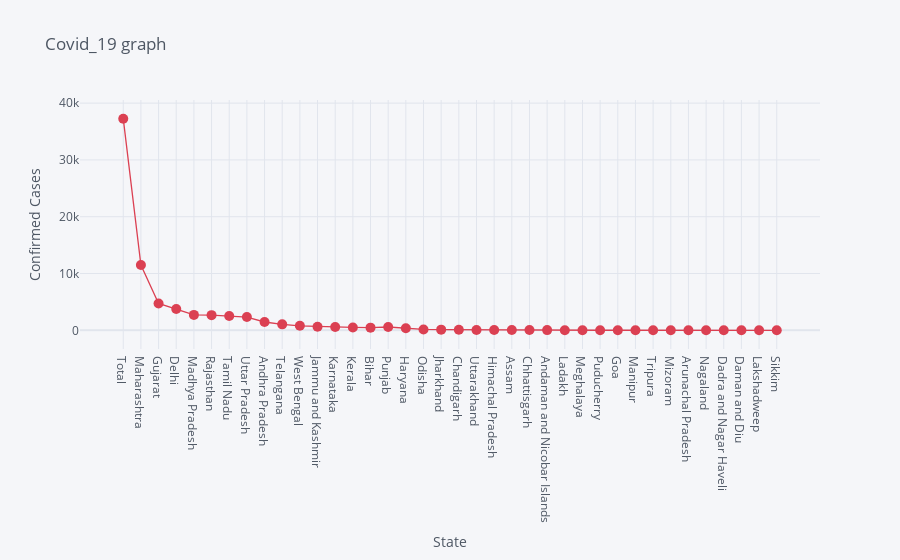

Notebook source saved alongside this figure:
### Markdown cell above
# Hover over the graph markers to see confirmed cases for each state.

### Code cell
df.iplot(kind= 'scatter', x= 'State', y='Confirmed', mode= 'markers+lines', title= 'Covid_19 graph', xTitle= 'State', yTitle= 'Confirmed Cases', color= 'red', size= 10)

### Figure 1 — Plotly figure (JSON) as saved in the notebook; plotly's stock layout.template omitted (floating-point values rounded to 4 significant figures)
{"data": [{"line": {"color": "rgba(219, 64, 82, 1.0)", "dash": "solid", "shape": "linear", "width": 1.3}, "marker": {"size": 10, "symbol": "circle"}, "mode": "markers+lines", "name": "Confirmed", "text": "", "type": "scatter", "x": ["Total", "Maharashtra", "Gujarat", "Delhi", "Madhya Pradesh", "Rajasthan", "Tamil Nadu", "Uttar Pradesh", "Andhra Pradesh", "Telangana", "West Bengal", "Jammu and Kashmir", "Karnataka", "Kerala", "Bihar", "Punjab", "Haryana", "Odisha", "Jharkhand", "Chandigarh", "Uttarakhand", "Himachal Pradesh", "Assam", "Chhattisgarh", "Andaman and Nicobar Islands", "Ladakh", "Meghalaya", "Puducherry", "Goa", "Manipur", "Tripura", "Mizoram", "Arunachal Pradesh", "Nagaland", "Dadra and Nagar Haveli", "Daman and Diu", "Lakshadweep", "Sikkim"], "y": [37262, 11506, 4721, 3738, 2715, 2666, 2526, 2328, 1463, 1044, 795, 639, 589, 498, 466, 585, 357, 154, 113, 88, 57, 40, 43, 43, 33, 22, 12, 8, 7, 2, 2, 1, 1, 0, 0, 0, 0, 0]}], "layout": {"legend": {"bgcolor": "#F5F6F9", "font": {"color": "#4D5663"}}, "paper_bgcolor": "#F5F6F9", "plot_bgcolor": "#F5F6F9", "title": {"font": {"color": "#4D5663"}, "text": "Covid_19 graph"}, "xaxis": {"gridcolor": "#E1E5ED", "showgrid": true, "tickfont": {"color": "#4D5663"}, "title": {"font": {"color": "#4D5663"}, "text": "State"}, "zerolinecolor": "#E1E5ED"}, "yaxis": {"gridcolor": "#E1E5ED", "showgrid": true, "tickfont": {"color": "#4D5663"}, "title": {"font": {"color": "#4D5663"}, "text": "Confirmed Cases"}, "zerolinecolor": "#E1E5ED"}}}
